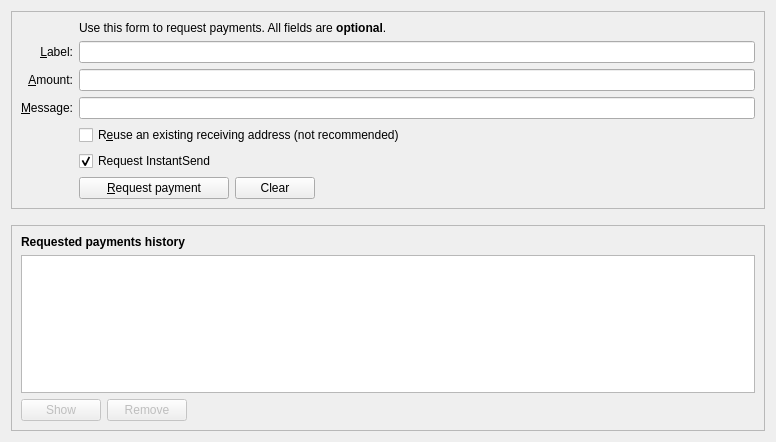
<?xml version="1.0" encoding="UTF-8"?>
<ui version="4.0">
 <class>ReceiveCoinsDialog</class>
 <widget class="QWidget" name="ReceiveCoinsDialog">
  <property name="geometry">
   <rect>
    <x>0</x>
    <y>0</y>
    <width>776</width>
    <height>442</height>
   </rect>
  </property>
  <layout class="QVBoxLayout" name="verticalLayout" stretch="0,0,1">
   <item>
    <widget class="QFrame" name="frame2">
     <property name="sizePolicy">
      <sizepolicy hsizetype="Preferred" vsizetype="Expanding">
       <horstretch>0</horstretch>
       <verstretch>0</verstretch>
      </sizepolicy>
     </property>
     <property name="frameShape">
      <enum>QFrame::StyledPanel</enum>
     </property>
     <property name="frameShadow">
      <enum>QFrame::Sunken</enum>
     </property>
     <layout class="QVBoxLayout" name="verticalLayout_3">
      <item>
       <layout class="QGridLayout" name="gridLayout">
        <item row="7" column="2">
         <widget class="QCheckBox" name="reuseAddress">
          <property name="toolTip">
           <string>Reuse one of the previously used receiving addresses.&lt;br&gt;Reusing addresses has security and privacy issues.&lt;br&gt;Do not use this unless re-generating a payment request made before.</string>
          </property>
          <property name="text">
           <string>R&amp;euse an existing receiving address (not recommended)</string>
          </property>
         </widget>
        </item>
        <item row="7" column="0">
         <widget class="QLabel" name="label_4">
          <property name="text">
           <string/>
          </property>
         </widget>
        </item>
        <item row="6" column="0">
         <widget class="QLabel" name="label_3">
          <property name="toolTip">
           <string>An optional message to attach to the payment request, which will be displayed when the request is opened. Note: The message will not be sent with the payment over the Proton network.</string>
          </property>
          <property name="text">
           <string>&amp;Message:</string>
          </property>
          <property name="alignment">
           <set>Qt::AlignRight|Qt::AlignTrailing|Qt::AlignVCenter</set>
          </property>
          <property name="buddy">
           <cstring>reqMessage</cstring>
          </property>
         </widget>
        </item>
        <item row="4" column="2">
         <widget class="QLineEdit" name="reqLabel">
          <property name="toolTip">
           <string>An optional label to associate with the new receiving address.</string>
          </property>
         </widget>
        </item>
        <item row="6" column="2">
         <widget class="QLineEdit" name="reqMessage">
          <property name="toolTip">
           <string>An optional message to attach to the payment request, which will be displayed when the request is opened.&lt;br&gt;Note: The message will not be sent with the payment over the Proton network.</string>
          </property>
         </widget>
        </item>
        <item row="2" column="2">
         <widget class="QLabel" name="label_5">
          <property name="text">
           <string>Use this form to request payments. All fields are &lt;b&gt;optional&lt;/b&gt;.</string>
          </property>
         </widget>
        </item>
        <item row="4" column="0">
         <widget class="QLabel" name="label_2">
          <property name="toolTip">
           <string>An optional label to associate with the new receiving address.</string>
          </property>
          <property name="text">
           <string>&amp;Label:</string>
          </property>
          <property name="alignment">
           <set>Qt::AlignRight|Qt::AlignTrailing|Qt::AlignVCenter</set>
          </property>
          <property name="buddy">
           <cstring>reqLabel</cstring>
          </property>
         </widget>
        </item>
        <item row="5" column="0">
         <widget class="QLabel" name="label">
          <property name="toolTip">
           <string>An optional amount to request. Leave this empty or zero to not request a specific amount.</string>
          </property>
          <property name="text">
           <string>&amp;Amount:</string>
          </property>
          <property name="alignment">
           <set>Qt::AlignRight|Qt::AlignTrailing|Qt::AlignVCenter</set>
          </property>
          <property name="buddy">
           <cstring>reqAmount</cstring>
          </property>
         </widget>
        </item>
        <item row="5" column="2">
         <widget class="BitcoinAmountField" name="reqAmount">
          <property name="minimumSize">
           <size>
            <width>80</width>
            <height>0</height>
           </size>
          </property>
          <property name="toolTip">
           <string>An optional amount to request. Leave this empty or zero to not request a specific amount.</string>
          </property>
         </widget>
        </item>
        <item row="9" column="2">
         <layout class="QHBoxLayout" name="horizontalLayout">
          <item>
           <widget class="QPushButton" name="receiveButton">
            <property name="minimumSize">
             <size>
              <width>150</width>
              <height>0</height>
             </size>
            </property>
            <property name="text">
             <string>&amp;Request payment</string>
            </property>
           </widget>
          </item>
          <item>
           <widget class="QPushButton" name="clearButton">
            <property name="sizePolicy">
             <sizepolicy hsizetype="Minimum" vsizetype="Fixed">
              <horstretch>0</horstretch>
              <verstretch>0</verstretch>
             </sizepolicy>
            </property>
            <property name="toolTip">
             <string>Clear all fields of the form.</string>
            </property>
            <property name="text">
             <string>Clear</string>
            </property>
            <property name="autoDefault">
             <bool>false</bool>
            </property>
           </widget>
          </item>
          <item>
           <spacer name="horizontalSpacer">
            <property name="orientation">
             <enum>Qt::Horizontal</enum>
            </property>
            <property name="sizeHint" stdset="0">
             <size>
              <width>40</width>
              <height>20</height>
             </size>
            </property>
           </spacer>
          </item>
         </layout>
        </item>
        <item row="9" column="0">
         <widget class="QLabel" name="label_7">
          <property name="text">
           <string/>
          </property>
         </widget>
        </item>
        <item row="8" column="2">
         <widget class="QCheckBox" name="checkUseInstantSend">
          <property name="text">
           <string>Request InstantSend</string>
          </property>
          <property name="checked">
           <bool>true</bool>
          </property>
         </widget>
        </item>
       </layout>
      </item>
     </layout>
    </widget>
   </item>
   <item>
    <spacer name="verticalSpacer_2">
     <property name="orientation">
      <enum>Qt::Vertical</enum>
     </property>
     <property name="sizeHint" stdset="0">
      <size>
       <width>20</width>
       <height>10</height>
      </size>
     </property>
    </spacer>
   </item>
   <item>
    <widget class="QFrame" name="frame">
     <property name="sizePolicy">
      <sizepolicy hsizetype="Preferred" vsizetype="Expanding">
       <horstretch>0</horstretch>
       <verstretch>0</verstretch>
      </sizepolicy>
     </property>
     <property name="frameShape">
      <enum>QFrame::StyledPanel</enum>
     </property>
     <property name="frameShadow">
      <enum>QFrame::Raised</enum>
     </property>
     <layout class="QVBoxLayout" name="verticalLayout_2">
      <item>
       <widget class="QLabel" name="label_6">
        <property name="font">
         <font>
          <weight>75</weight>
          <bold>true</bold>
         </font>
        </property>
        <property name="text">
         <string>Requested payments history</string>
        </property>
       </widget>
      </item>
      <item>
       <widget class="QTableView" name="recentRequestsView">
        <property name="contextMenuPolicy">
         <enum>Qt::CustomContextMenu</enum>
        </property>
        <property name="tabKeyNavigation">
         <bool>false</bool>
        </property>
        <property name="sortingEnabled">
         <bool>true</bool>
        </property>
       </widget>
      </item>
      <item>
       <layout class="QHBoxLayout" name="horizontalLayout_2">
        <item>
         <widget class="QPushButton" name="showRequestButton">
          <property name="enabled">
           <bool>false</bool>
          </property>
          <property name="toolTip">
           <string>Show the selected request (does the same as double clicking an entry)</string>
          </property>
          <property name="text">
           <string>Show</string>
          </property>
          <property name="autoDefault">
           <bool>false</bool>
          </property>
         </widget>
        </item>
        <item>
         <widget class="QPushButton" name="removeRequestButton">
          <property name="enabled">
           <bool>false</bool>
          </property>
          <property name="toolTip">
           <string>Remove the selected entries from the list</string>
          </property>
          <property name="text">
           <string>Remove</string>
          </property>
          <property name="autoDefault">
           <bool>false</bool>
          </property>
         </widget>
        </item>
        <item>
         <spacer name="horizontalSpacer_2">
          <property name="orientation">
           <enum>Qt::Horizontal</enum>
          </property>
          <property name="sizeHint" stdset="0">
           <size>
            <width>40</width>
            <height>20</height>
           </size>
          </property>
         </spacer>
        </item>
       </layout>
      </item>
     </layout>
    </widget>
   </item>
  </layout>
 </widget>
 <customwidgets>
  <customwidget>
   <class>BitcoinAmountField</class>
   <extends>QLineEdit</extends>
   <header>bitcoinamountfield.h</header>
   <container>1</container>
  </customwidget>
 </customwidgets>
 <tabstops>
  <tabstop>reqLabel</tabstop>
  <tabstop>reqAmount</tabstop>
  <tabstop>reqMessage</tabstop>
  <tabstop>reuseAddress</tabstop>
  <tabstop>receiveButton</tabstop>
  <tabstop>clearButton</tabstop>
  <tabstop>recentRequestsView</tabstop>
  <tabstop>showRequestButton</tabstop>
  <tabstop>removeRequestButton</tabstop>
 </tabstops>
 <resources>
  <include location="../reef.qrc"/>
 </resources>
 <connections/>
</ui>
